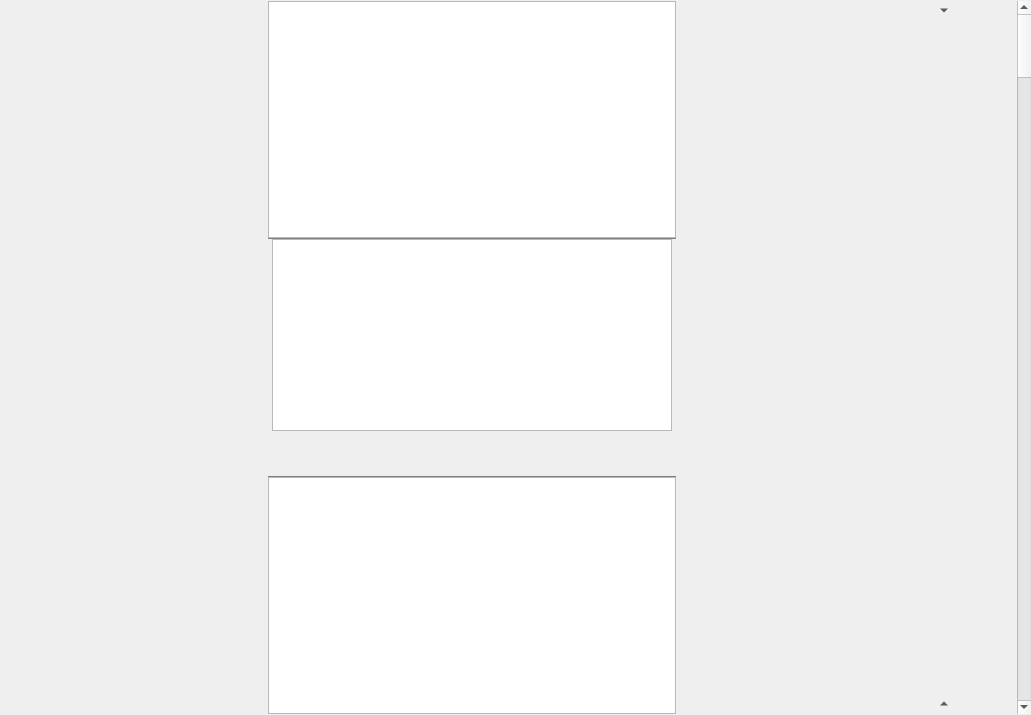
<?xml version="1.0" encoding="UTF-8"?>
<ui version="4.0">
 <class>TextTab</class>
 <widget class="QWidget" name="TextTab">
  <property name="geometry">
   <rect>
    <x>0</x>
    <y>0</y>
    <width>1031</width>
    <height>715</height>
   </rect>
  </property>
  <property name="minimumSize">
   <size>
    <width>500</width>
    <height>0</height>
   </size>
  </property>
  <property name="mouseTracking">
   <bool>true</bool>
  </property>
  <property name="windowTitle">
   <string>Form</string>
  </property>
  <property name="styleSheet">
   <string notr="true">
TextZone {    border-width: 0px;
          border-style: outset;
            border-radius: 0px;
            }
 QSplitter {
            border: 0px none transparent;
            spacing: 0px;
            padding: 0px;
            margin: 0px;
            }
QSplitter::handle {
            background-color: gray;
            height: 1px
            }
		QSplitter::handle:hover {
            background-color: gray;
            height: 5px
            }</string>
  </property>
  <property name="locale">
   <locale language="English" country="UnitedKingdom"/>
  </property>
  <layout class="QGridLayout" name="gridLayout">
   <property name="leftMargin">
    <number>0</number>
   </property>
   <property name="topMargin">
    <number>1</number>
   </property>
   <property name="rightMargin">
    <number>0</number>
   </property>
   <property name="bottomMargin">
    <number>1</number>
   </property>
   <item row="1" column="2" colspan="2">
    <spacer name="horizontalSpacer_2">
     <property name="orientation">
      <enum>Qt::Horizontal</enum>
     </property>
     <property name="sizeHint" stdset="0">
      <size>
       <width>40</width>
       <height>20</height>
      </size>
     </property>
    </spacer>
   </item>
   <item row="0" column="5" rowspan="4">
    <widget class="QScrollBar" name="verticalScrollBar">
     <property name="toolTip">
      <string>scroll</string>
     </property>
     <property name="orientation">
      <enum>Qt::Vertical</enum>
     </property>
     <property name="invertedAppearance">
      <bool>false</bool>
     </property>
     <property name="invertedControls">
      <bool>false</bool>
     </property>
    </widget>
   </item>
   <item row="3" column="3">
    <layout class="QGridLayout" name="gridLayout_3">
     <property name="sizeConstraint">
      <enum>QLayout::SetDefaultConstraint</enum>
     </property>
     <item row="1" column="1">
      <widget class="QToolButton" name="nextTextToolButton">
       <property name="layoutDirection">
        <enum>Qt::LeftToRight</enum>
       </property>
       <property name="text">
        <string>...</string>
       </property>
       <property name="iconSize">
        <size>
         <width>10</width>
         <height>10</height>
        </size>
       </property>
       <property name="checkable">
        <bool>false</bool>
       </property>
       <property name="autoRaise">
        <bool>true</bool>
       </property>
       <property name="arrowType">
        <enum>Qt::UpArrow</enum>
       </property>
      </widget>
     </item>
     <item row="0" column="1">
      <spacer name="verticalSpacer_2">
       <property name="orientation">
        <enum>Qt::Vertical</enum>
       </property>
       <property name="sizeHint" stdset="0">
        <size>
         <width>20</width>
         <height>40</height>
        </size>
       </property>
      </spacer>
     </item>
     <item row="1" column="0">
      <spacer name="horizontalSpacer_4">
       <property name="orientation">
        <enum>Qt::Horizontal</enum>
       </property>
       <property name="sizeHint" stdset="0">
        <size>
         <width>40</width>
         <height>20</height>
        </size>
       </property>
      </spacer>
     </item>
    </layout>
   </item>
   <item row="0" column="3">
    <layout class="QGridLayout" name="gridLayout_2">
     <property name="sizeConstraint">
      <enum>QLayout::SetDefaultConstraint</enum>
     </property>
     <item row="0" column="1">
      <widget class="QToolButton" name="prevTextToolButton">
       <property name="text">
        <string>...</string>
       </property>
       <property name="iconSize">
        <size>
         <width>10</width>
         <height>10</height>
        </size>
       </property>
       <property name="checkable">
        <bool>false</bool>
       </property>
       <property name="autoRaise">
        <bool>true</bool>
       </property>
       <property name="arrowType">
        <enum>Qt::DownArrow</enum>
       </property>
      </widget>
     </item>
     <item row="1" column="1">
      <spacer name="verticalSpacer">
       <property name="orientation">
        <enum>Qt::Vertical</enum>
       </property>
       <property name="sizeHint" stdset="0">
        <size>
         <width>20</width>
         <height>40</height>
        </size>
       </property>
      </spacer>
     </item>
     <item row="0" column="0">
      <spacer name="horizontalSpacer_3">
       <property name="orientation">
        <enum>Qt::Horizontal</enum>
       </property>
       <property name="sizeHint" stdset="0">
        <size>
         <width>40</width>
         <height>20</height>
        </size>
       </property>
      </spacer>
     </item>
    </layout>
   </item>
   <item row="1" column="0">
    <spacer name="horizontalSpacer">
     <property name="orientation">
      <enum>Qt::Horizontal</enum>
     </property>
     <property name="sizeHint" stdset="0">
      <size>
       <width>40</width>
       <height>20</height>
      </size>
     </property>
    </spacer>
   </item>
   <item row="0" column="1" rowspan="4">
    <widget class="QSplitter" name="splitter">
     <property name="mouseTracking">
      <bool>true</bool>
     </property>
     <property name="orientation">
      <enum>Qt::Vertical</enum>
     </property>
     <widget class="TextZone" name="prevTextZone">
      <property name="verticalScrollBarPolicy">
       <enum>Qt::ScrollBarAsNeeded</enum>
      </property>
     </widget>
     <widget class="QWidget" name="textZoneWidget" native="true">
      <property name="sizePolicy">
       <sizepolicy hsizetype="Preferred" vsizetype="Preferred">
        <horstretch>0</horstretch>
        <verstretch>0</verstretch>
       </sizepolicy>
      </property>
      <property name="mouseTracking">
       <bool>true</bool>
      </property>
      <layout class="QGridLayout" name="gridLayout_4">
       <property name="leftMargin">
        <number>0</number>
       </property>
       <property name="topMargin">
        <number>0</number>
       </property>
       <property name="rightMargin">
        <number>0</number>
       </property>
       <property name="bottomMargin">
        <number>0</number>
       </property>
       <property name="spacing">
        <number>0</number>
       </property>
       <item row="1" column="1">
        <widget class="TextZone" name="textZone">
         <property name="minimumSize">
          <size>
           <width>400</width>
           <height>0</height>
          </size>
         </property>
         <property name="horizontalScrollBarPolicy">
          <enum>Qt::ScrollBarAlwaysOff</enum>
         </property>
        </widget>
       </item>
       <item row="1" column="3" rowspan="2">
        <spacer name="verticalSpacer_3">
         <property name="orientation">
          <enum>Qt::Vertical</enum>
         </property>
         <property name="sizeHint" stdset="0">
          <size>
           <width>0</width>
           <height>117</height>
          </size>
         </property>
        </spacer>
       </item>
       <item row="1" column="0" rowspan="2">
        <widget class="SizeHandle" name="leftHandle" native="true">
         <property name="minimumSize">
          <size>
           <width>4</width>
           <height>0</height>
          </size>
         </property>
         <property name="mouseTracking">
          <bool>true</bool>
         </property>
        </widget>
       </item>
       <item row="2" column="1">
        <widget class="SlimFindReplace" name="findReplace" native="true">
         <property name="sizePolicy">
          <sizepolicy hsizetype="Expanding" vsizetype="Expanding">
           <horstretch>0</horstretch>
           <verstretch>0</verstretch>
          </sizepolicy>
         </property>
        </widget>
       </item>
       <item row="1" column="2" rowspan="2">
        <widget class="SizeHandle" name="rightHandle" native="true">
         <property name="minimumSize">
          <size>
           <width>4</width>
           <height>0</height>
          </size>
         </property>
         <property name="mouseTracking">
          <bool>true</bool>
         </property>
         <property name="autoFillBackground">
          <bool>false</bool>
         </property>
        </widget>
       </item>
       <item row="0" column="1">
        <widget class="EditToolBar" name="editToolBar" native="true">
         <property name="mouseTracking">
          <bool>true</bool>
         </property>
        </widget>
       </item>
      </layout>
     </widget>
     <widget class="TextZone" name="nextTextZone">
      <property name="html">
       <string>&lt;!DOCTYPE HTML PUBLIC &quot;-//W3C//DTD HTML 4.0//EN&quot; &quot;http://www.w3.org/TR/REC-html40/strict.dtd&quot;&gt;
&lt;html&gt;&lt;head&gt;&lt;meta name=&quot;qrichtext&quot; content=&quot;1&quot; /&gt;&lt;style type=&quot;text/css&quot;&gt;
p, li { white-space: pre-wrap; }
&lt;/style&gt;&lt;/head&gt;&lt;body style=&quot; font-family:'Sans Serif'; font-size:9pt; font-weight:400; font-style:normal;&quot;&gt;
&lt;p style=&quot;-qt-paragraph-type:empty; margin-top:0px; margin-bottom:0px; margin-left:0px; margin-right:0px; -qt-block-indent:0; text-indent:0px; font-family:'MS Shell Dlg 2'; font-size:8pt;&quot;&gt;&lt;br /&gt;&lt;/p&gt;&lt;/body&gt;&lt;/html&gt;</string>
      </property>
     </widget>
    </widget>
   </item>
   <item row="0" column="4" rowspan="4">
    <widget class="Minimap" name="minimap" native="true">
     <property name="enabled">
      <bool>false</bool>
     </property>
     <property name="minimumSize">
      <size>
       <width>50</width>
       <height>0</height>
      </size>
     </property>
     <property name="maximumSize">
      <size>
       <width>16777215</width>
       <height>16777215</height>
      </size>
     </property>
    </widget>
   </item>
  </layout>
 </widget>
 <customwidgets>
  <customwidget>
   <class>TextZone</class>
   <extends>QTextEdit</extends>
   <header location="global">textzone.h</header>
  </customwidget>
  <customwidget>
   <class>SlimFindReplace</class>
   <extends>QWidget</extends>
   <header location="global">slimfindreplace.h</header>
   <container>1</container>
  </customwidget>
  <customwidget>
   <class>SizeHandle</class>
   <extends>QWidget</extends>
   <header location="global">sizehandle.h</header>
   <container>1</container>
  </customwidget>
  <customwidget>
   <class>EditToolBar</class>
   <extends>QWidget</extends>
   <header location="global">edittoolbar.h</header>
   <container>1</container>
  </customwidget>
  <customwidget>
   <class>Minimap</class>
   <extends>QWidget</extends>
   <header location="global">minimap/minimap.h</header>
   <container>1</container>
  </customwidget>
 </customwidgets>
 <resources/>
 <connections/>
</ui>
